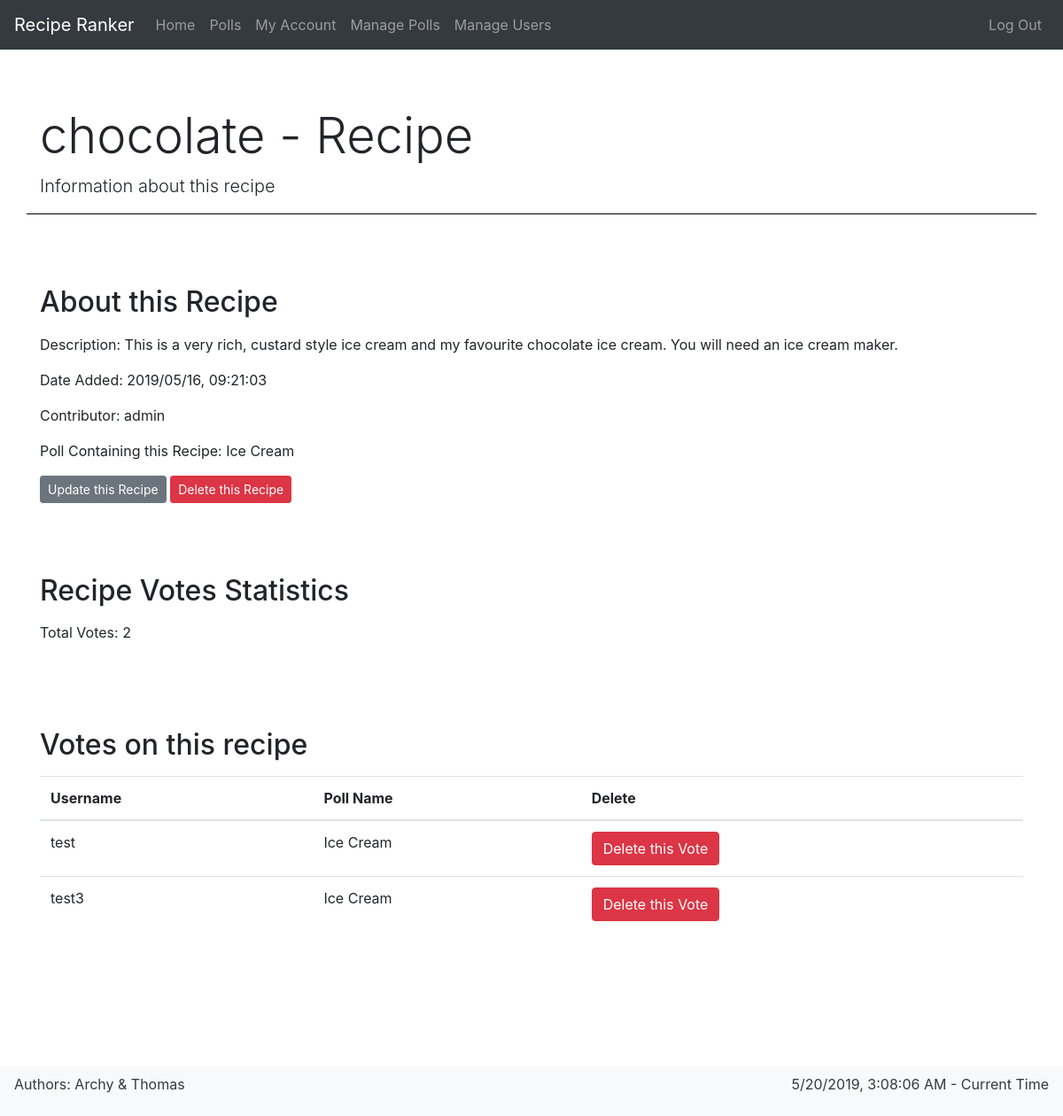
The page /recipe/4 (signed in) on the database as committed earlier.
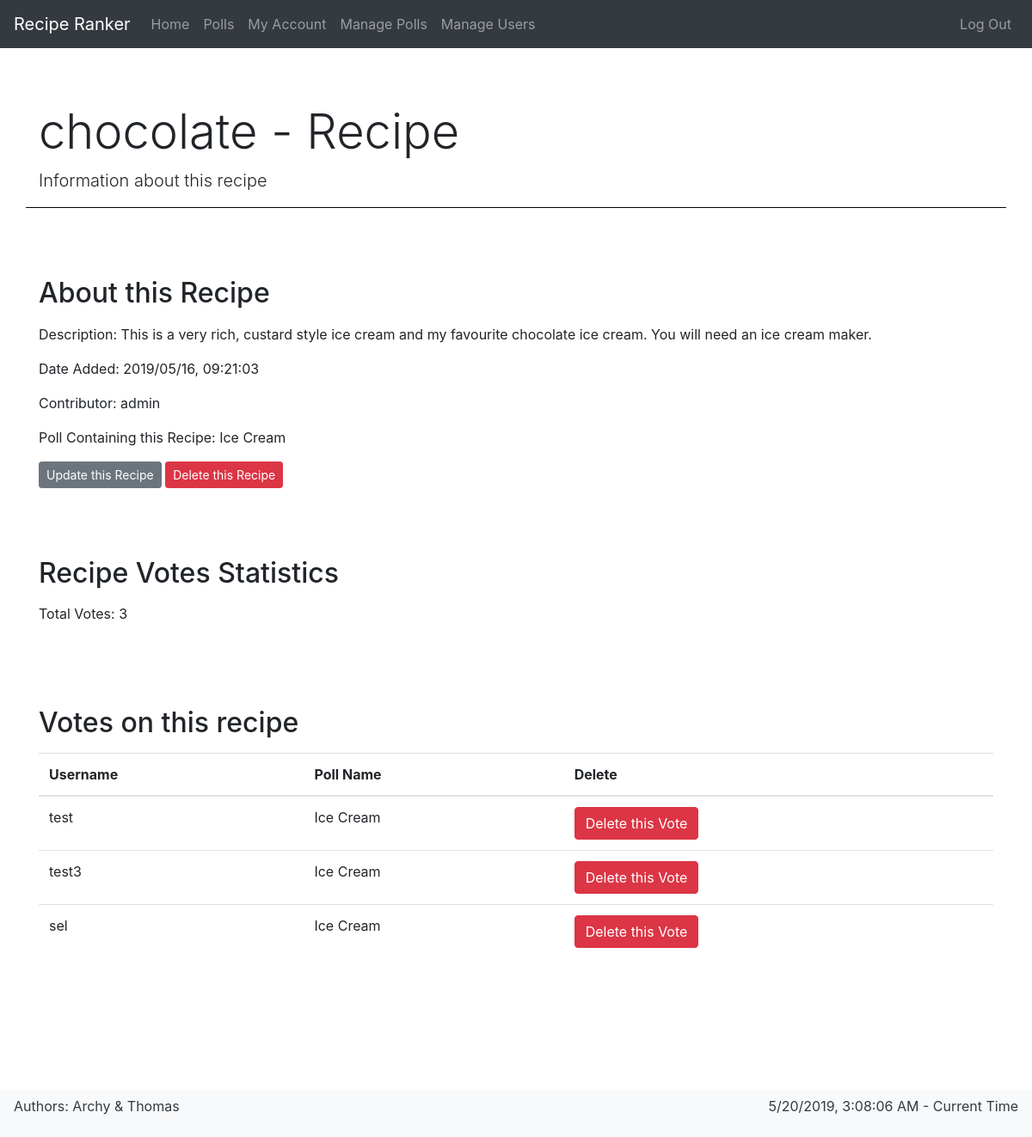
The same page on the database as committed later.
### app/models.py (models this page shows, shortened)
class User(UserMixin, db.Model):
    id = db.Column(
        db.Integer, primary_key=True)  # not null and unique by default
    username = db.Column(
        db.String(64), nullable=False, unique=True, index=True)
    email = db.Column(db.String(128), nullable=False, unique=True, index=True)
    password_hash = db.Column(db.String(128), nullable=False)
    date_registered = db.Column(
        db.DateTime, nullable=False, index=True, default=datetime.utcnow)
    is_admin = db.Column(db.Boolean, nullable=False, default=False)
    polls = db.relationship(
        "Poll", backref='creator', lazy='dynamic')
    recipes = db.relationship("Recipe", backref='contributor', lazy='dynamic')
    votes = db.relationship("Vote", backref='user', lazy='dynamic')

class Poll(db.Model):
    id = db.Column(db.Integer, primary_key=True)
    name = db.Column(db.String(64), nullable=False, index=True)
    description = db.Column(db.String(256), nullable=True)
    date_created = db.Column(
        db.DateTime, nullable=False, index=True, default=datetime.utcnow)
    creator_id = db.Column(
        db.Integer, db.ForeignKey('user.id'), nullable=False)
    recipes = db.relationship("Recipe", backref='poll', lazy='dynamic')
    votes = db.relationship("Vote", backref='poll', lazy='dynamic')

class Vote(db.Model):
    id = db.Column(db.Integer, primary_key=True)
    poll_id = db.Column(db.Integer, db.ForeignKey('poll.id'), nullable=False)
    user_id = db.Column(db.Integer, db.ForeignKey('user.id'), nullable=False)
    recipe_id = db.Column(
        db.Integer, db.ForeignKey('recipe.id'), nullable=False)

### app/routes.py (the view)
@app.route('/recipe/<int:recipe_id>', methods=['GET', 'POST'])
@login_required
def recipe(recipe_id):
    if current_user.is_admin:
        recipe = Recipe.query.get_or_404(recipe_id)
        return render_template(
            'recipe.html',
            title=recipe.name + ' - Recipe',
            description='Information about this recipe',
            users=User,
            polls=Poll,
            recipe=recipe,
            votes=Vote)
    else:
        abort(403)

### app/models.py (called while the page is built)
@login_manager.user_loader
def load_user(id):
    return User.query.get(int(id))

### app/templates/recipe.html (shortened to what this page needs)
{% extends "base.html" %}
{% block content %}
<div class="row">
    <section class="col">
        <header>
            <h2>About this Recipe</h2>
        </header>
        <p>Description: {{ recipe.description }}</p>
        <p>Date Added: {{ recipe.date_added.strftime("%Y/%m/%d, %H:%M:%S") }}</p>
        <p>Contributor: {{ users.query.filter_by(id=recipe.contributor_id).first().username }}</p>
        <p>Poll Containing this Recipe: {{ polls.query.filter_by(id=recipe.poll_id).first().name }}</p>
        <a class="btn btn-secondary btn-sm" href="{{ url_for('update_recipe', recipe_id=recipe.id) }}">Update
            this Recipe</a>
        <button type="button" class="btn btn-danger btn-sm" data-toggle="modal" data-target="#deleteRecipeModal">Delete
            this Recipe</button>
    </section>
</div>
<div class="row">
    <section class="col">
        <header>
            <h2>Recipe Votes Statistics</h2>
        </header>
        <p>Total Votes: {{ votes.query.filter_by(recipe_id=recipe.id).all()|length }}</p>
    </section>
</div>
<div class="row">
    <section class="col">
        <header>
            <h2>Votes on this recipe</h2>
        </header>
        <table class="table table-hover">
            <thead>
                <tr>
                    <th scope="col">Username</th>
                    <th scope="col">Poll Name</th>
                    <th scope="col">Delete</th>
                </tr>
            </thead>
            <tbody>
                {% for v in votes.query.filter_by(recipe_id=recipe.id) %}
                <tr class='table-row'>
                    <td>{{ users.query.filter_by(id=v.user_id).first().username }}</td>
                    <td>{{ polls.query.filter_by(id=v.poll_id).first().name }}</td>
                    <td>
                        <button type="button" class="btn btn-danger" onclick="deleteVote('{{ v.id }}')">
                            Delete this Vote
                        </button>
                    </td>
                </tr>
                {% endfor %}
            </tbody>
        </table>
    </section>
</div>
{% endblock %}

Rows that differ between the two databases and show on the page:
added Vote: {{ polls.query.filter_by(id=v.poll_id).first().name }} "Ice Cream"
added User: query.filter_by "sel"
Other text that changed with them:
{{ votes.query.filter_by(recipe_id=recipe.id).all()|length }}: "2" → "3"
